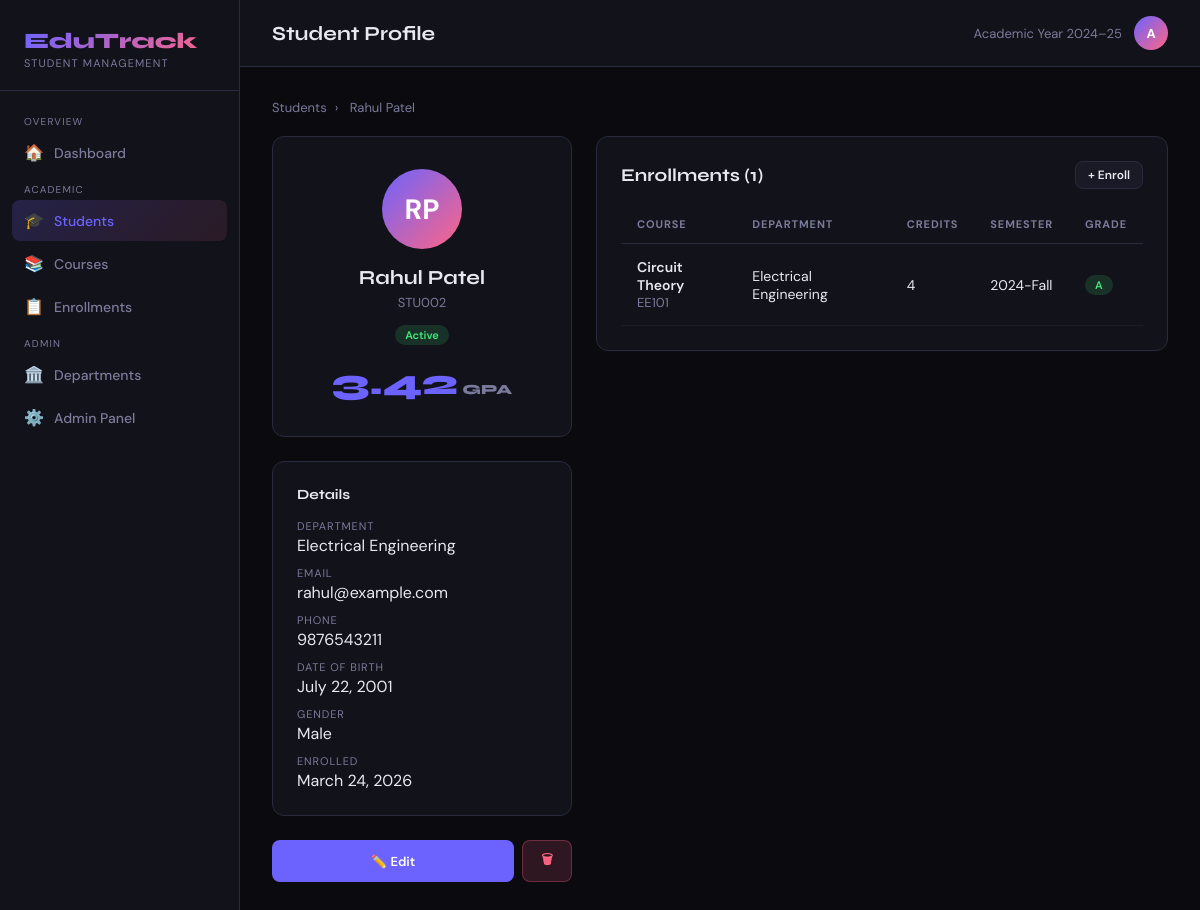
Before: /students/2/ with the older database file.
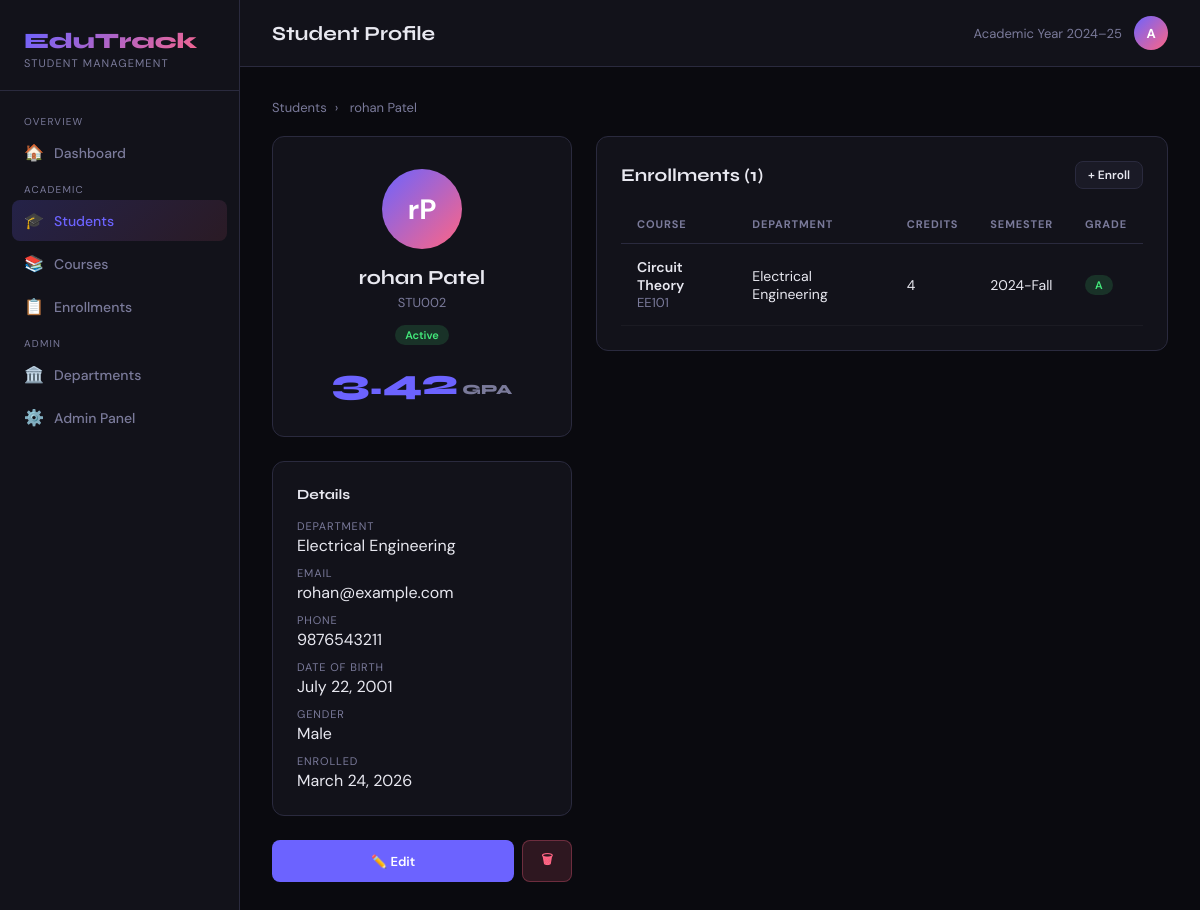
After: the same page with the newer database file.
### students/models.py (models this page shows, shortened)
class Student(models.Model):
    GENDER_CHOICES = [('M', 'Male'), ('F', 'Female'), ('O', 'Other')]
    STATUS_CHOICES = [('active', 'Active'), ('inactive', 'Inactive'), ('graduated', 'Graduated'), ('suspended', 'Suspended')]
    student_id = models.CharField(max_length=20, unique=True)
    first_name = models.CharField(max_length=50)
    last_name = models.CharField(max_length=50)
    email = models.EmailField(unique=True)
    phone = models.CharField(max_length=15, blank=True)
    gender = models.CharField(max_length=1, choices=GENDER_CHOICES)
    date_of_birth = models.DateField(null=True, blank=True)
    department = models.ForeignKey(Department, on_delete=models.SET_NULL, null=True, related_name='students')
    enrollment_date = models.DateField(auto_now_add=True)
    status = models.CharField(max_length=20, choices=STATUS_CHOICES, default='active')
    gpa = models.DecimalField(max_digits=3, decimal_places=2, null=True, blank=True)
    address = models.TextField(blank=True)
    created_at = models.DateTimeField(auto_now_add=True)
    updated_at = models.DateTimeField(auto_now=True)
    @property
    def full_name(self):
        return f"{self.first_name} {self.last_name}"
    class Meta:
        ordering = ['last_name', 'first_name']

class Department(models.Model):
    name = models.CharField(max_length=100)
    code = models.CharField(max_length=10, unique=True)
    created_at = models.DateTimeField(auto_now_add=True)
    def __str__(self):
        return self.name
    class Meta:
        ordering = ['name']

### students/views.py (the view)
# urls.py: path('students/<int:pk>/', views.student_detail, name='student_detail'),
def student_detail(request, pk):
    student = get_object_or_404(Student, pk=pk)
    enrollments = student.enrollments.select_related('course').all()
    return render(request, 'students/student_detail.html', {'student': student, 'enrollments': enrollments})

### templates/students/student_detail.html (shortened to what this page needs)
{% extends 'students/base.html' %}
{% block page_title %}Student Profile{% endblock %}
{% block content %}
<div class="breadcrumb" style="margin-bottom:20px">
  <a href="{% url 'student_list' %}">Students</a><span>›</span> {{ student.full_name }}
</div>
<div style="display:grid;grid-template-columns:300px 1fr;gap:24px">
  <div>
    <div class="card" style="text-align:center;padding:32px">
      <div class="avatar" style="width:80px;height:80px;font-size:28px;margin:0 auto 16px">{{ student.first_name.0 }}{{ student.last_name.0 }}</div>
      <div style="font-family:'Syne',sans-serif;font-weight:700;font-size:20px">{{ student.full_name }}</div>
      <div class="text-muted" style="margin-top:4px">{{ student.student_id }}</div>
      <div style="margin-top:12px"><span class="badge badge-{{ student.status }}">{{ student.get_status_display }}</span></div>
      {% if student.gpa %}<div style="font-family:'Syne',sans-serif;font-size:36px;font-weight:800;margin-top:16px;color:var(--accent)">{{ student.gpa }}<span style="font-size:14px;color:var(--muted)"> GPA</span></div>{% endif %}
    </div>
    <div class="card">
      <div class="section-title" style="margin-bottom:16px;font-size:14px">Details</div>
      {% if student.department %}<div style="margin-bottom:10px"><div class="text-muted" style="font-size:11px;text-transform:uppercase;letter-spacing:.08em">Department</div><div style="margin-top:2px">{{ student.department }}</div></div>{% endif %}
      <div style="margin-bottom:10px"><div class="text-muted" style="font-size:11px;text-transform:uppercase;letter-spacing:.08em">Email</div><div style="margin-top:2px">{{ student.email }}</div></div>
      {% if student.phone %}<div style="margin-bottom:10px"><div class="text-muted" style="font-size:11px;text-transform:uppercase;letter-spacing:.08em">Phone</div><div style="margin-top:2px">{{ student.phone }}</div></div>{% endif %}
      {% if student.date_of_birth %}<div style="margin-bottom:10px"><div class="text-muted" style="font-size:11px;text-transform:uppercase;letter-spacing:.08em">Date of Birth</div><div style="margin-top:2px">{{ student.date_of_birth }}</div></div>{% endif %}
      <div style="margin-bottom:10px"><div class="text-muted" style="font-size:11px;text-transform:uppercase;letter-spacing:.08em">Gender</div><div style="margin-top:2px">{{ student.get_gender_display }}</div></div>
      <div><div class="text-muted" style="font-size:11px;text-transform:uppercase;letter-spacing:.08em">Enrolled</div><div style="margin-top:2px">{{ student.enrollment_date }}</div></div>
    </div>
    <div style="display:flex;gap:8px">
      <a href="{% url 'student_edit' student.pk %}" class="btn btn-primary" style="flex:1;justify-content:center">✏️ Edit</a>
      <a href="{% url 'student_delete' student.pk %}" class="btn btn-danger">🗑</a>
    </div>
  </div>
  <div>
    <div class="card">
      <div class="flex-between" style="margin-bottom:16px">
        <div class="section-title">Enrollments ({{ enrollments|length }})</div>
        <a href="{% url 'enrollment_create' %}" class="btn btn-ghost btn-sm">+ Enroll</a>
      </div>
      <table>
        <thead><tr><th>Course</th><th>Department</th><th>Credits</th><th>Semester</th><th>Grade</th></tr></thead>
        <tbody>
          {% for e in enrollments %}
          <tr>
            <td><div style="font-weight:600">{{ e.course.name }}</div><div class="text-muted">{{ e.course.code }}</div></td>
            <td>{{ e.course.department.name }}</td>
            <td>{{ e.course.credits }}</td>
            <td>{{ e.semester }}</td>
            <td><span class="badge badge-{{ e.grade|lower }}">{{ e.grade }}</span></td>
          </tr>
          {% empty %}<tr><td colspan="5" style="text-align:center;padding:32px" class="text-muted">Not enrolled in any courses</td></tr>
          {% endfor %}
        </tbody>
      </table>
    </div>
  </div>
</div>
{% endblock %}

Changed rows visible on the page:
changed Student "Male": full_name "Rahul Patel" → "rohan Patel"; first_name.0 "R" → "r"; email "rahul@example.com" → "rohan@example.com"
